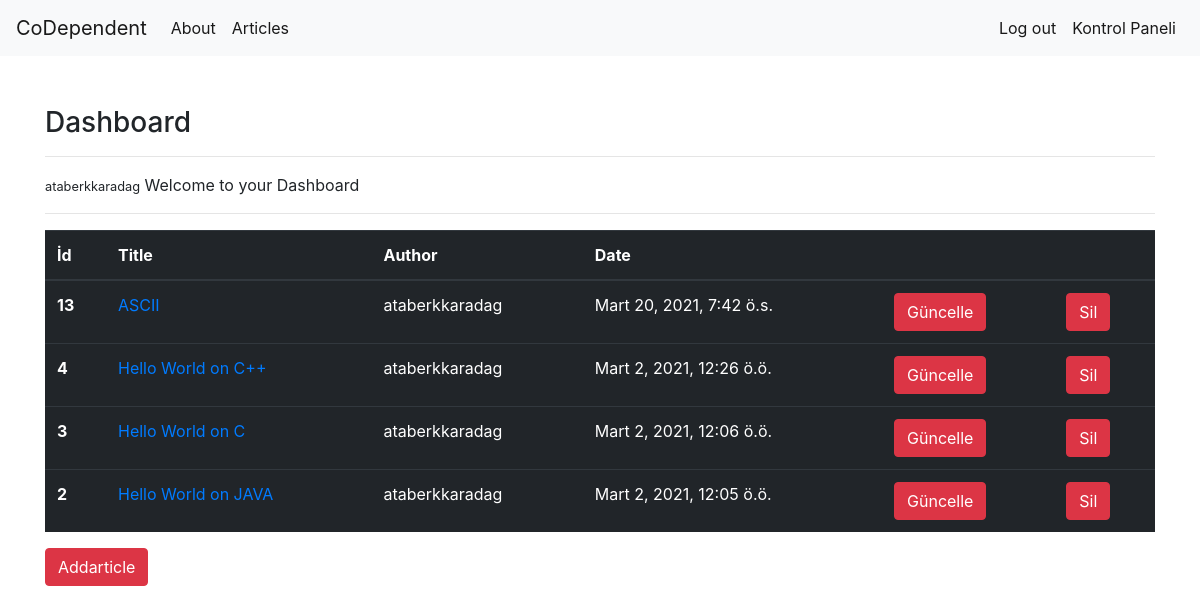
Screenshot of /articles/dashboard/ (signed in) with the database file from the repository.
### codeArticles/models.py (models this page shows, shortened)
class Article(models.Model):
    author=models.ForeignKey("auth.User",on_delete=models.CASCADE)
    title=models.CharField(max_length=75 )
    content=RichTextField()
    created_date=models.DateTimeField(auto_now_add=True)
    article_image=models.FileField(blank=True,null=True,verbose_name="Add Picture")
    class Meta:
        ordering = ['-created_date']

### codeArticles/views.py (the view)
# urls.py: path("dashboard/",views.dashboard,name="dashboard"),
@login_required(login_url="users:login")
def dashboard(request):
    articles=Article.objects.filter(author=request.user)
    context={
        "articles":articles
    }
    return render(request,"dashboard.html",context)

### templates/dashboard.html
{% extends "layout.html" %}
{% block body %}
<h3>Dashboard</h3>
<hr>
<p>
<small>{{request.user.username}}</small> Welcome to your Dashboard
</p>
<hr>
{% if articles  %}
<table class="table table-hover table-dark">
  <thead>
    <tr>
      <th scope="col">İd</th>
      <th scope="col">Title</th>
      <th scope="col">Author</th>
      <th scope="col">Date</th>
        <th scope="col"></th>
        <th scope="col"></th>
    </tr>
  </thead>
  <tbody>
  {% for article in articles %}
   <tr>
      <th scope="row">{{article.id}}</th>
      <td><a href="{% url 'articles:detail' article.id %}">{{article.title}}</a> </td>
      <td>{{article.author.username}}</td>
      <td>{{article.created_date}}</td>
       <td><a href="{% url 'articles:update' article.id %}" class="btn btn-danger">Güncelle</a> </td>
       <td><a href="{% url 'articles:delete' article.id %}" class="btn btn-danger">Sil</a></td>
    </tr>
  {% endfor %}
  </tbody>
</table>
{% else %}
<div class="alert alert-danger">Henüz Makaleniz Bulunmuyor...</div>
{% endif %}
<a class="btn btn-danger" href="{% url 'articles:addarticle' %}">Addarticle</a>
{% endblock body %}

### rows the page displays
Article: id "13", title "ASCII", author.username "ataberkkaradag", created_date "Mart 20, 2021, 7:42 ö.s."
Article: id "4", title "Hello World on C++", author.username "ataberkkaradag", created_date "Mart 2, 2021, 12:26 ö.ö."
Article: id "3", title "Hello World on C", author.username "ataberkkaradag", created_date "Mart 2, 2021, 12:06 ö.ö."
Article: id "2", title "Hello World on JAVA", author.username "ataberkkaradag", created_date "Mart 2, 2021, 12:05 ö.ö."

### other values shown
{{ request.user.username }} "ataberkkaradag"
